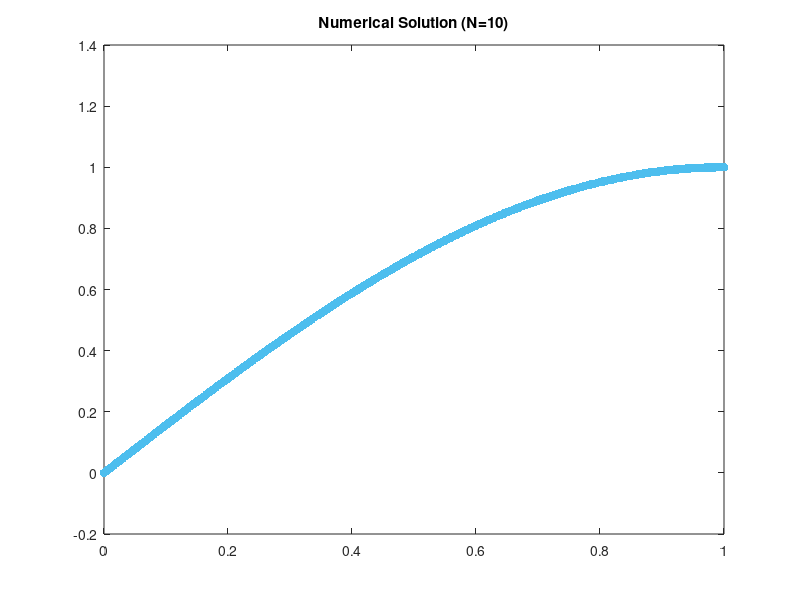

Recreate this plot in MATLAB.
function FDM_1d_DN
%%
% y*=sin(pi/2*x)   in [0,1],
% -y''+pi^2/4*y=pi^2/2*sin(pi/2*x).
% y(0)=0, y'(1)=0.
tic
format long;
clear;clc;
close all;
pde.start_point=0;
pde.end_point=1;
% 边值条件的处理方法
% 1表示向后差商, 2表示中心差商, 3表示有限体积法
pde.boundary_method=2;

% 计算收敛阶
 [Max_Order, L2_Order,H1_Order]=convergenceOrder(pde)

% 画出函数图像 
% N=10;
% [Max_error,L2_error,H1_error]=run_main(N,pde)
toc
end

function [Max_error,L2_error,H1_error]=run_main(N,pde)
%%
boundary_method=pde.boundary_method; 
Length=pde.end_point-pde.start_point;
h=Length/N;
x=(pde.start_point:h:pde.end_point)';  

% 生成刚度矩阵和右端项
[A,F]=stiffnessMatrix(N,h,x);

% 处理边界条件
[A,F]=boundaryMatrix(A,F,x,N,h,boundary_method);

% 解方程组
u=A\F;

% 计算误差
[Max_error,L2_error,H1_error]=errorEstimate(u,x,N,h);

% 函数图像
plotFigure(x,u,pde)
end

function [A,F]=stiffnessMatrix(N,h,x)
%% Generate stiffness matrix and right hands
A=zeros(N+1,N+1);
F=zeros(N+1,1);

p=1; q=pi^2/4;
for i=2:N
    A(i,i-1)=-p/h;
    A(i,i)=2*p/h+h*q;
    A(i,i+1)=-p/h;
    F(i)=h*f(x(i)); 
end
end

function [A,F]=boundaryMatrix(A,F,x,N,h,boundary_method)
%% boundary condition
p=1; q=pi^2/4;
%Neumann边值条件
du_value=0;
if boundary_method==1          %向后差分
    A(N+1,N)=-1;
    A(N+1,N+1)=1;
    F(N+1)=h*du_value;              
elseif boundary_method==2   %中心差分    
    A(N+1,N)=-p/h;
    A(N+1,N+1)=p/h+q*h/2;
    F(N+1)=h*f(x(N+1))/2;
else                                            %有限体积法
    A(N+1,N)=-p/h;
    A(N+1,N+1)=p/h+q*h/2;
    F(N+1)=h*f(x(N+1)-h/4)/2;
end  

%Dirichelt边值条件
u_value=0;
A(1,1)=1;
F(1)=u_value;
end

function [Max_error,L2_error,H1_error]=errorEstimate(u,x,N,h)
%% Error estimate
u_true=true_sol(x);
u_err=u-u_true;

Max_error=max(abs(u_err));

L2_error=sum(u_err.^2)*h;
L2_error= L2_error^(1/2);

d_u_err=(u_err(2:N+1)-u_err(1:N))/h;
H1_error=sqrt(sum(d_u_err.^2)/h);
%H1_err_half=sum(d_u_err.^2)*h;
%H1_error=sqrt(H1_err_half+L2_error^2);
end

function plotFigure(x,u,pde)
    figure(1)
    u_true=true_sol(x);
    plot(x,u_true,'k-','linewidth',2)
    hold on;
    scatter(x,u,'filled','SizeData', 40);
    title('Numerical Solution (N=10)')
    hold off;
end

function y=true_sol(x)
%% Exact solution
y=sin(pi*x/2);
end

function y=f(x)
%% Right hand function 
y=pi^2/2*sin(pi*x/2);
end

function [Max_Order, L2_Order,H1_Order]=convergenceOrder(pde)
n=20;
L2_error_array=zeros(n,1);
H1_error_array=zeros(n,1);
Max_error_array=zeros(n,1);
L2_Order=zeros(n-1,1);
H1_Order=zeros(n-1,1);
Max_Order=zeros(n-1,1);
N_vector=10*(1:n);

for i=1:n
    [Max, L2, H1]=run_main(N_vector(i),pde);
    L2_error_array(i)=L2;
    H1_error_array(i)=H1;
    Max_error_array(i)=Max;
end
for i=1:n-1
    L2_Order(i)=-log2(L2_error_array(i)/L2_error_array(i+1))/log2(i/(i+1));
    H1_Order(i)=-log2(H1_error_array(i)/H1_error_array(i+1))/log2(i/(i+1));
    Max_Order(i)=-log2(Max_error_array(i)/Max_error_array(i+1))/log2(i/(i+1));
end


end
